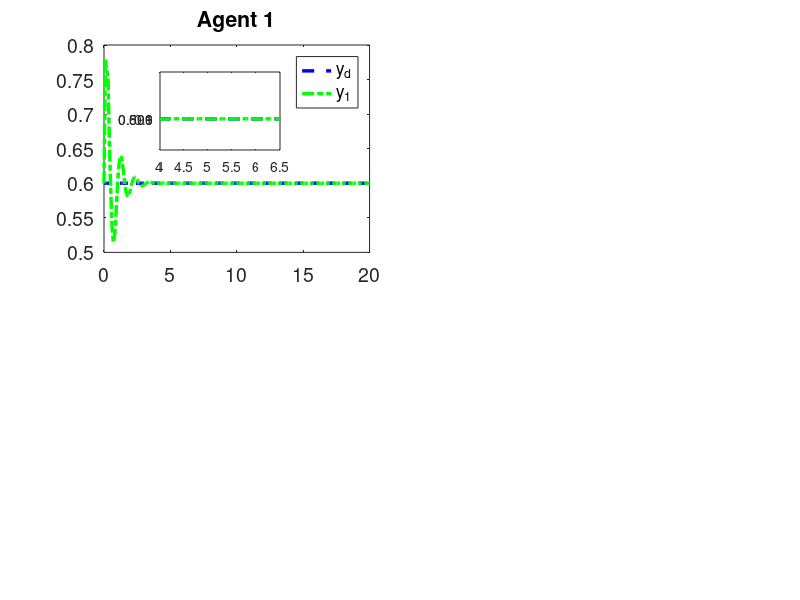

The MATLAB script that drew this image: (Note: this script raises an error after producing the figure.)
clc; clear;

% Parameters
rho =7.5;            % Increase gain for better control response
eta = 1;          % Increase to make the adaptive update faster
lamda = 350;         % Model-free parameter
mu = 0.005;           % Adaptive parameter
epsilon = 1e-5;      % Small threshold for stability
alpha = 15;           % Smoothing factor for error dynamics
T = 0.1;             % Sampling time
gamma1 = 0.45;        % Adjust control gains for faster tracking
gamma2 = 0.15;        % Adjust control gains
gamma3 = 0.45;        % Adjust control gains
gamma4 = 0.15;        % Adjust control gains
beta = 10;        % Sliding mode coefficient
sigma = 95;         % Sliding mode parameter
tau = 1e-5;       % Small damping term

rT = 1024;           % Sample rate
L = 200;             % Time steps
m = 200;             % Data size
n = 600;             % Data size

% Initialization
phi1 = zeros(m+1,1); 
phi2 = zeros(m+1,1); 
phi3 = zeros(m+1,1); 
phi4 = zeros(m+1,1);
mfa1 = zeros(m+1,1); 
mfa2 = zeros(m+1,1); 
mfa3 = zeros(m+1,1); 
mfa4 = zeros(m+1,1);
sm1 = zeros(m,1);  
sm2 = zeros(m,1);  
sm3 = zeros(m,1);  
sm4 = zeros(m,1);
y1 = zeros(m+1,1); 
y2 = zeros(m+1,1); 
y3 = zeros(m+1,1); 
y4 = zeros(m+1,1);
u1 = zeros(m,1);   
u2 = zeros(m,1);   
u3 = zeros(m,1);   
u4 = zeros(m,1);
xi1 = zeros(m,1);  
xi2 = zeros(m,1);  
xi3 = zeros(m,1);  
xi4 = zeros(m,1);
s1 = zeros(m,1);   
s2 = zeros(m,1);   
s3 = zeros(m,1);   
s4 = zeros(m,1);
yd = zeros(m+1,1);

% Desired signal (Reference trajectory)
for k = 1:1:m+1
    yd(k) = 0.6; % Time-invariant constant reference signal
    
    % yd(k) = 0.6 * sin(0.05 * pi * k) + 0.6 * cos(0.03 * pi * k);
end


for k = 1:m
    % Adaptive Gain update
    if k == 1
        phi1(k) = 4.0; 
        phi2(k) = 4.0; 
        phi3(k) = 4.0; 
        phi4(k) = 4.0;
    elseif k == 2
        phi1(k) = phi1(k-1) + (eta * u1(k-1) / (mu + u1(k-1)^2)) * (y1(k) - phi1(k-1)*u1(k-1));
        phi2(k) = phi2(k-1) + (eta * u2(k-1) / (mu + u2(k-1)^2)) * (y2(k) - phi2(k-1)*u2(k-1));
        phi3(k) = phi3(k-1) + (eta * u3(k-1) / (mu + u3(k-1)^2)) * (y3(k) - phi3(k-1)*u3(k-1));
        phi4(k) = phi4(k-1) + (eta * u4(k-1) / (mu + u4(k-1)^2)) * (y4(k) - phi4(k-1)*u4(k-1));
    else
        phi1(k) = phi1(k-1) + (eta * (u1(k-1) - u1(k-2)) / (mu + (u1(k-1) - u1(k-2))^2)) * (y1(k) - y1(k-1) - phi1(k-1) * (u1(k-1) - u1(k-2)));
        phi2(k) = phi2(k-1) + (eta * (u2(k-1) - u2(k-2)) / (mu + (u2(k-1) - u2(k-2))^2)) * (y2(k) - y2(k-1) - phi2(k-1) * (u2(k-1) - u2(k-2)));
        phi3(k) = phi3(k-1) + (eta * (u3(k-1) - u3(k-2)) / (mu + (u3(k-1) - u3(k-2))^2)) * (y3(k) - y3(k-1) - phi3(k-1) * (u3(k-1) - u3(k-2)));
        phi4(k) = phi4(k-1) + (eta * (u4(k-1) - u4(k-2)) / (mu + (u4(k-1) - u4(k-2))^2)) * (y4(k) - y4(k-1) - phi4(k-1) * (u4(k-1) - u4(k-2)));
    end

    % Stability protection
    if k > 2 && (abs(phi1(k)) <= epsilon || abs(u1(k - 1) - u1(k - 2)) <= epsilon || sign(phi1(k)) ~= sign(phi1(1)))
        phi1(k) = phi1(1);
    end
    
    if k > 2 && (abs(phi2(k)) <= epsilon || abs(u2(k - 1) - u2(k - 2)) <= epsilon || sign(phi2(k)) ~= sign(phi2(1)))
        phi2(k) = phi2(1);
    end
    
    if k > 2 && (abs(phi3(k)) <= epsilon || abs(u3(k - 1) - u3(k - 2)) <= epsilon || sign(phi3(k)) ~= sign(phi3(1)))
        phi3(k) = phi3(1);
    end
    
    if k > 2 && (abs(phi4(k)) <= epsilon || abs(u4(k - 1) - u4(k - 2)) <= epsilon || sign(phi4(k)) ~= sign(phi4(1)))
        phi4(k) = phi4(1);
    end
    

    % Error dynamics
    xi1(k) = yd(k) - 2*y1(k) + y4(k);
    xi2(k) = y1(k) - 2*y2(k) + y3(k);
    xi3(k) = y2(k) + yd(k) - 2*y3(k);
    xi4(k) = y1(k) + y3(k) - 2*y4(k);

    
    % Fix: Handle k=1 case for sliding surfaces
    if k == 1
        s1(k) = 0;
        s2(k) = 0;
        s3(k) = 0;
        s4(k) = 0;
    else
        s1(k) = alpha * xi1(k) - xi1(k-1);
        s2(k) = alpha * xi2(k) - xi2(k-1);
        s3(k) = alpha * xi3(k) - xi3(k-1);
        s4(k) = alpha * xi4(k) - xi4(k-1);
    end
    

    % MFAC updates
    if k == 1
        mfa1(k) = 0;
        mfa2(k) = 0;
        mfa3(k) = 0;
        mfa4(k) = 0;
    else
        mfa1(k) = mfa1(k-1) + (rho * phi1(k)) / (lamda + abs(phi1(k)^2)) * xi1(k);
        mfa2(k) = mfa2(k-1) + (rho * phi2(k)) / (lamda + abs(phi2(k)^2)) * xi2(k);
        mfa3(k) = mfa3(k-1) + (rho * phi3(k)) / (lamda + abs(phi3(k)^2)) * xi3(k);
        mfa4(k) = mfa4(k-1) + (rho * phi4(k)) / (lamda + abs(phi4(k)^2)) * xi4(k);
    end

    % SMC updates
    if k == 1 
        sm1(k) = 0;
        sm2(k) = 0;
        sm3(k) = 0;
        sm4(k) = 0;
    else
        sm1(k) = sm1(k-1) + (beta * phi1(k)) / (sigma + (phi1(k))^2) * ...
            ( (xi1(k) + (y4(k) - y4(k-1)) + (yd(k+1) - yd(k))) / (1 + 1) ...
            - (xi1(k)) / (alpha * (2)) + tau * sign(s1(k)) );

        sm2(k) = sm2(k-1) + (beta * phi2(k)) / (sigma + (phi2(k))^2) * ...
            ( (xi2(k) + (y1(k) - y1(k-1)) + (y3(k) - y3(k-1))) / (1 + 1) ...
            - (xi2(k)) / (alpha * 2) + tau * sign(s2(k)) );

        sm3(k) = sm3(k-1) + (beta * phi3(k)) / (sigma + (phi3(k))^2) * ...
            ( (xi3(k) + (y2(k) - y2(k-1)) + (yd(k+1) - yd(k))) / (1 + 1) ...
            - (xi3(k)) / (alpha * (2)) + tau * sign(s3(k)) );

        sm4(k) = sm4(k-1) + (beta * phi4(k)) / (sigma + (phi4(k))^2) * ...
            ( (xi4(k) + (y1(k) - y1(k-1)) + (y3(k) - y3(k-1))) / (1 + 1) ...
            - (xi4(k)) / (alpha * (2)) + tau * sign(s4(k)) );
    end

    % Control signal
    if k == 1
        u1(k) = 0.01;
        u2(k) = 0.01;
        u3(k) = 0.01;
        u4(k) = 0.01;
    else
        u1(k) = mfa1(k) + gamma1 * sm1(k);
        u2(k) = mfa2(k) + gamma2 * sm2(k);
        u3(k) = mfa3(k) + gamma3 * sm3(k);
        u4(k) = mfa4(k) + gamma4 * sm4(k);
    end
    if k == 1%0
        y1(k)=0.6;
        y2(k)=0.6;
        y3(k)=0.6;
        y4(k)=0.6;

    end


    

    % Plant model update with nonlinear term and feedforward
    a = 0.5;
    b1 = 1.2 * n / (rT * 0.2);
    b2 = 1.2 * n / (rT * 0.2);
    b3 = 1.2 * n / (rT * 0.2);
    b4 = 1.2 * n / (rT * 0.2);
    
    nonlinearity1 = 0.03; % Coefficient for cubic nonlinearity
    nonlinearity2 = 0.01; % Coefficient for cubic nonlinearity
    nonlinearity3 = 0.02; % Coefficient for cubic nonlinearity
    nonlinearity4 = 0.01; % Coefficient for cubic nonlinearity
    ff_gain = 0.45; % Feedforward gain
    
  

    % Add cubic nonlinearity and feedforward term
    y1(k+1) = a * y1(k) + b1 * u1(k)- nonlinearity1 * y1(k)^3 + ff_gain ;
    y2(k+1) = a * y2(k) + b2 * u2(k) - nonlinearity2 * y2(k)^2+ ff_gain ;
    y3(k+1) = a * y3(k) + b3 * u3(k)- nonlinearity3 * y3(k)^3+ ff_gain;
    y4(k+1) = a * y4(k) + b4 * u4(k)- nonlinearity4 * y4(k)^2 + ff_gain ;

    % % Add cubic nonlinearity and feedforward term
    % y1(k+1) = y1(k) * u1(k) / 1 + y1(k)^2 + u1(k);
    % y2(k+1) = y2(k) * u2(k) / 1 + y2(k)^3 + u2(k) + 0.5 * u2(k);
    % y3(k+1) = y3(k) * u3(k) / 1 + y3(k)^2 + u3(k) + 0.9 * u3(k);
    % y4(k+1) = y4(k) * u4(k) / 1 + y4(k)^3 + u4(k) + 0.8 * u4(k); 
end

% Plotting

% Time vector for plotting
t = 0:T:L*T;  % Gives 201 points, as expected

% Truncate yd to match y1, y2, etc. size
yd_plot = yd(1:L+1);
font_size = 14;

% Plot 4 subplots
% figure;
figure('Position', [100, 100, 15*100, 7.0*100]); % [left, bottom, width, height] in pixels
subplot(2,2,1);
plot(t, yd_plot, '--b', 'LineWidth',2.5); hold on;
plot(t, y1, '-.g', 'LineWidth', 2.5);
title('Agent 1'); grid off;
legend('y_d','y_1');
set(gca, 'FontSize', font_size); % Smaller font for inset


zoom_x_start = 4; % Start of zoomed x-range (last 20% of L)
zoom_x_end = 6.5; % End of zoomed x-range
axes('Position', [0.20,0.75,0.15,0.13]); % Top-right corner, adjust as needed
box on; % Add a box around the inset
hold on;

plot(t, yd_plot, '--b', 'LineWidth', 2.5); hold on;
plot(t, y4, '-.g', 'LineWidth', 2.5);

% Set limits for the zoomed region
xlim([zoom_x_start zoom_x_end]);
% ylim([-0.02 0.02]);

yticks([0.599,0.6,0.601]);  % Set y-axis ticks

% Optional: Add a rectangle on the main plot to indicate the zoomed region
axes(findall(gcf, 'Type', 'axes', 'Position', [100, 100, 10*100, 5.5*100])); % Switch back to main axes


% ----------------------------------------------------------------

subplot(2,2,2);
plot(t, yd_plot, '--b', 'LineWidth', 2.5); hold on;
plot(t, y2, '-.g', 'LineWidth', 2.5);
% yticks([0.5,0.6,0.7,0.8,0.9]); % Set x-axis ticks
title('Agent 2'); grid off;
legend('y_d','y2');
set(gca, 'FontSize', font_size); % Smaller font for inset

zoom_x_start = 4; % Start of zoomed x-range (last 20% of L)
zoom_x_end = 6.5; % End of zoomed x-range
axes('Position', [0.65,0.75,0.15,0.13]); % Top-right corner, adjust as needed
box on; % Add a box around the inset
hold on;

plot(t, yd_plot, '--b', 'LineWidth', 2.5); hold on;
plot(t, y3, '-.g', 'LineWidth', 2.5);

% Set limits for the zoomed region
xlim([zoom_x_start zoom_x_end]);
% ylim([-0.02 0.02]);

yticks([0.599,0.6,0.601]);  % Set y-axis ticks

% Optional: Add a rectangle on the main plot to indicate the zoomed region
axes(findall(gcf, 'Type', 'axes', 'Position', [100, 100, 10*100, 5.5*100])); % Switch back to main axes


% ---------------------------------------------------------------

subplot(2,2,3);
plot(t, yd_plot, '--b', 'LineWidth', 2.5); hold on;
plot(t, y3, '-.g', 'LineWidth', 2.5);
title('Agent 3'); grid off;
legend('y_d','y_3');
set(gca, 'FontSize', font_size); % Smaller font for inset

zoom_x_start = 4; % Start of zoomed x-range (last 20% of L)
zoom_x_end = 6.5; % End of zoomed x-range
axes('Position', [0.20,0.275,0.15,0.13]); % Top-right corner, adjust as needed
box on; % Add a box around the inset
hold on;

plot(t, yd_plot, '--b', 'LineWidth', 2.5); hold on;
plot(t, y4, '-.g', 'LineWidth', 2.5);

% Set limits for the zoomed region
xlim([zoom_x_start zoom_x_end]);
% ylim([-0.02 0.02]);

yticks([0.599,0.6,0.601]);  % Set y-axis ticks

% Optional: Add a rectangle on the main plot to indicate the zoomed region
axes(findall(gcf, 'Type', 'axes', 'Position', [100, 100, 10*100, 5.5*100])); % Switch back to main axes



% --------------------------------------------------

subplot(2,2,4);
plot(t, yd_plot, '--b', 'LineWidth', 2.5); hold on;
plot(t, y4, '-.g', 'LineWidth', 2.5);
title('Agent 4'); grid off;
legend('y_d','y_4');
set(gca, 'FontSize', font_size); % Smaller font for inset








% Create a figure and set its size (width: 10 inches, height: 5.5 inches)
figure('Position', [100, 100, 10*100, 5.0*100]); % [left, bottom, width, height] in pixels

% Main plot
plot(xi1(1:end-1), '--', 'DisplayName', '\xi_1(k)', 'LineWidth', 2.5); hold on;
plot(xi2(1:end-1), '-.m', 'DisplayName', '\xi_2(k)', 'LineWidth', 2.5);
plot(xi3(1:end-1), '-.k', 'DisplayName', '\xi_3(k)', 'LineWidth', 2.5);
plot(xi4(1:end-1), '-.g', 'DisplayName', '\xi_4(k)', 'LineWidth', 2.5);

% Set main plot properties
% xlabel('Time step', 'FontSize', 14);
% ylabel('Distributed error', 'FontSize', 14);
legend('FontSize', 14);
xlim([0 L]);
ylim([-0.25 0.65]);
% ylim([-2.5 5])
grid off;
set(gca, 'FontSize', 13);
% title('Distributed Errors', 'FontSize', 15, 'FontWeight', 'bold');

% Add zoomed-in inset plot
% Define the inset axes: [left, bottom, width, height] in normalized units (0 to 1)
axes('Position', [0.25, 0.60, 0.25, 0.25]); % Top-right corner, adjust as needed
box on; % Add a box around the inset
hold on;

% Plot the same data in the inset, focusing on a specific region
% Example: Zoom in on the last 20% of the x-axis and y-range [-0.2, 0.2]
zoom_x_start = 0.8 * L; % Start of zoomed x-range (last 20% of L)
zoom_x_end = L; % End of zoomed x-range
plot(xi1(1:end-1), '--', 'LineWidth', 2.5); % Same style as main plot
plot(xi2(1:end-1), '-.m', 'LineWidth', 2.5);
plot(xi3(1:end-1), '-.k', 'LineWidth', 2.5);
plot(xi4(1:end-1), '-.g', 'LineWidth', 2.5);

% Set limits for the zoomed region
xlim([zoom_x_start zoom_x_end]);
ylim([-0.02 0.02]);

% Customize inset plot
set(gca, 'FontSize', 13); % Smaller font for inset
grid off; % Match main plot style
% Optionally, add a title or labels to the inset
% title('Zoomed Region', 'FontSize', 10);

% Optional: Add a rectangle on the main plot to indicate the zoomed region
axes(findall(gcf, 'Type', 'axes', 'Position', [100, 100, 10*100, 5.5*100])); % Switch back to main axes
% rectangle('Position', [zoom_x_start, -0.1, zoom_x_end-zoom_x_start, 0.2], ...
%     'LineStyle', '--', 'LineWidth', 1, 'EdgeColor', 'k'); % Rectangle showing zoomed area

hold off;
